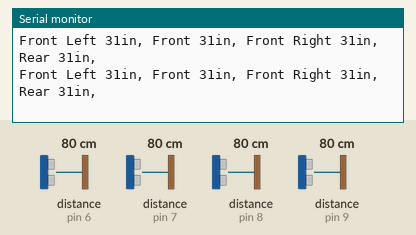
The sketch below on a simulated Arduino Uno, built with avr-gcc and run on an emulated ATmega328P. Parts: the last lines printed to the serial monitor. Wiring (inferred from the names in the program): 4 × ultrasonic range finder: trigger pin 6, echo pin 6 / trigger pin 7, echo pin 7 / trigger pin 8, echo pin 8 / trigger pin 9, echo pin 9. The test bench sets the inputs (shaded band); at power-on: distance to the obstacle (sensors on pin 6, pin 7, pin 8, pin 9) 80 cm. The echo pulse lasts 58.3 µs per cm.

Above: at 1.2 s.
1.3 s: distance to the obstacle (sensor on pin 6) set to 120 cm
At 1.56 s:
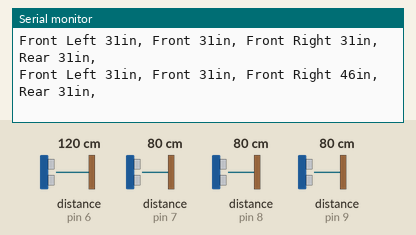
4.3 s: distance to the obstacle (sensor on pin 7) set to 120 cm
At 4.31 s:
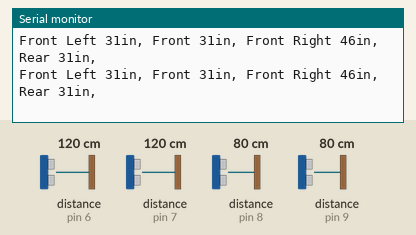
7.3 s: distance to the obstacle (sensor on pin 8) set to 4 cm
At 7.36 s:
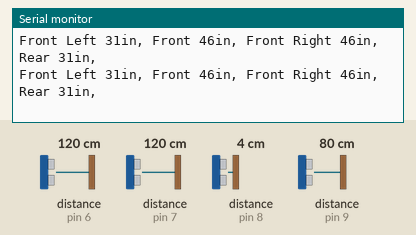
10.3 s: distance to the obstacle (sensor on pin 9) set to 2 cm
At 10.36 s:
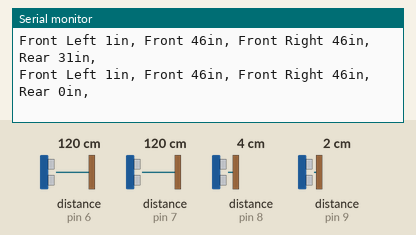
13.3 s: distance to the obstacle (sensor on pin 6) set to 2 cm
At 13.31 s:
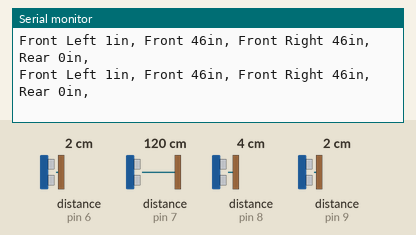
16.3 s: distance to the obstacle (sensor on pin 7) set to 250 cm
At 16.46 s:
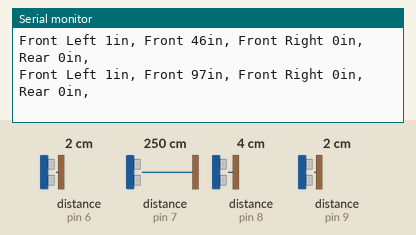
Timing chart, 0 to 19.3 s (numbered marks = the images above; inputs shaded):
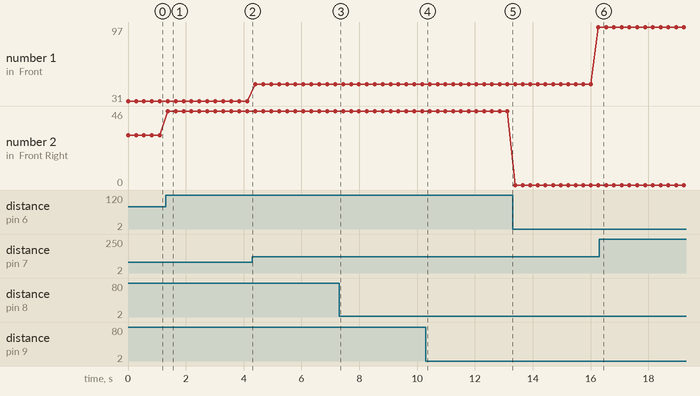

Measured:
- after the input at 1.3 s, the serial monitor: prints a new line after 0.07 s (image 1)
- plotted number 1: 46 → 97 after the input at 13.3 s
- plotted number 2: 31 → 46 after the input at 1.3 s

The sketch:

sensortest.ino
```cpp
int ultraSoundSignalPins[] = {8,7,6,9};
/*/ Front Left,Front, Front Right, Rear Ultrasound signal pins*/
char *pingString[] = {"Front Left ","Front ", "Front Right ", "Rear "};
/*/just something to print to indicate direction*/

void setup()
{
 Serial.begin(9600);
}

//Ping function
unsigned long ping(int index)
{
 unsigned long echo;

 pinMode(ultraSoundSignalPins[index], OUTPUT); /* Switch signalpin to output*/
 digitalWrite(ultraSoundSignalPins[index], LOW); /*/ Send low pulse*/
 delayMicroseconds(2); // Wait for 2 microseconds
 digitalWrite(ultraSoundSignalPins[index], HIGH); /*/ Send high pulse*/
 delayMicroseconds(5); // Wait for 5 microseconds
 digitalWrite(ultraSoundSignalPins[index], LOW); /*/ Holdoff*/
 pinMode(ultraSoundSignalPins[index], INPUT); /*/ Switch signalpin to input*/
 digitalWrite(ultraSoundSignalPins[index], HIGH); /*/ Turn on pullup resistor*/
 echo = pulseIn(ultraSoundSignalPins[index], HIGH); /*/Listen for echo*/
 return (echo / 58.138) * .39; /*/convert to CM then to inches*/
}

void loop()
{
 unsigned long ultrasoundValue;
 for(int i=0; i < 4; i++){
   ultrasoundValue = ping(i);
   Serial.print(pingString[i]);
   Serial.print(ultrasoundValue);
   Serial.print("in, ");
   delay(50);

 }
 Serial.println();
 delay(50);
}
```
